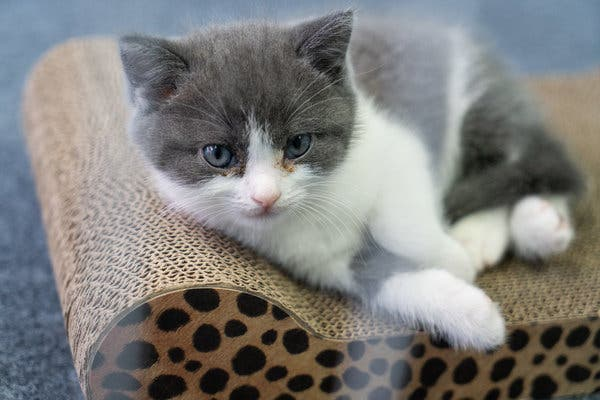
#> input picture studium/bildverarbeitung/image.jpg, 600 x 400 px
$ python 'Hraden_Moamen_88744 _Aufgabe1.py'
#> lines starting #> are read from the running program, lines starting #| are printed output that depends on the picture; after the words box and inside, x2 and y2 are one past the last pixel; in counts of white or black regions, pixels touching at a corner belong together
import cv2
import imutils
import numpy as np
class myclass:
    def __init__(self, imagename) :
        #bild lesen
#> called with imagename = 'image.jpg'
        self.image = cv2.imread(imagename)
#> self.image is the input picture: shape (400, 600, 3); mean B, G, R 125, 126.9, 127.4
        # bild spiegelung
        image_v = cv2.flip(self.image , 0)
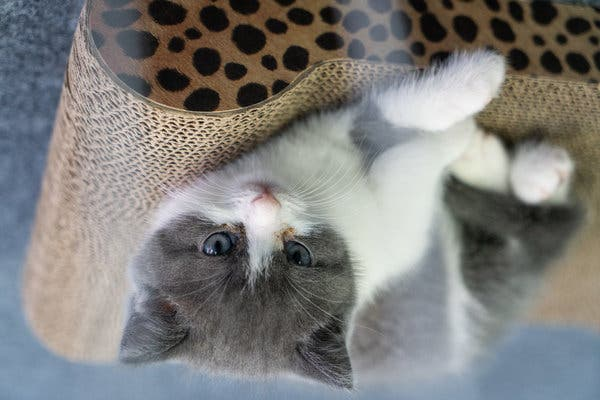
#> image_v: shape (400, 600, 3); mean B, G, R 125, 126.9, 127.4
        self.image = cv2.vconcat([image_v, self.image, image_v])
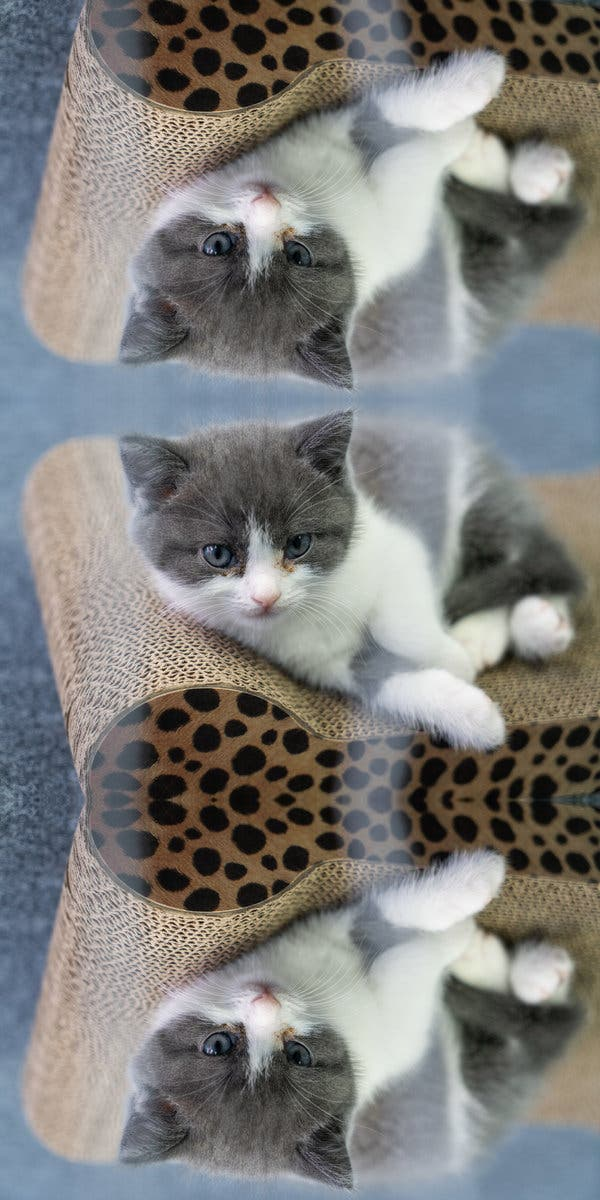
#> self.image: shape (1200, 600, 3); mean B, G, R 125, 126.9, 127.4
        image_h = cv2.flip(self.image, 1)
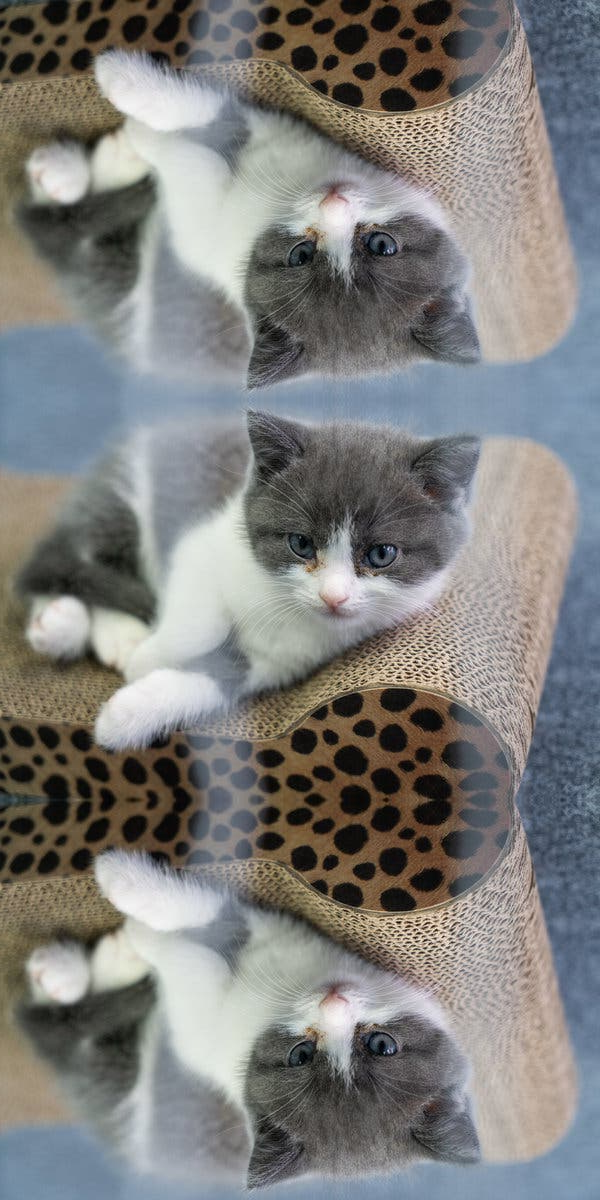
#> image_h: shape (1200, 600, 3); mean B, G, R 125, 126.9, 127.4
        self.image = cv2.hconcat([image_h, self.image, image_h])
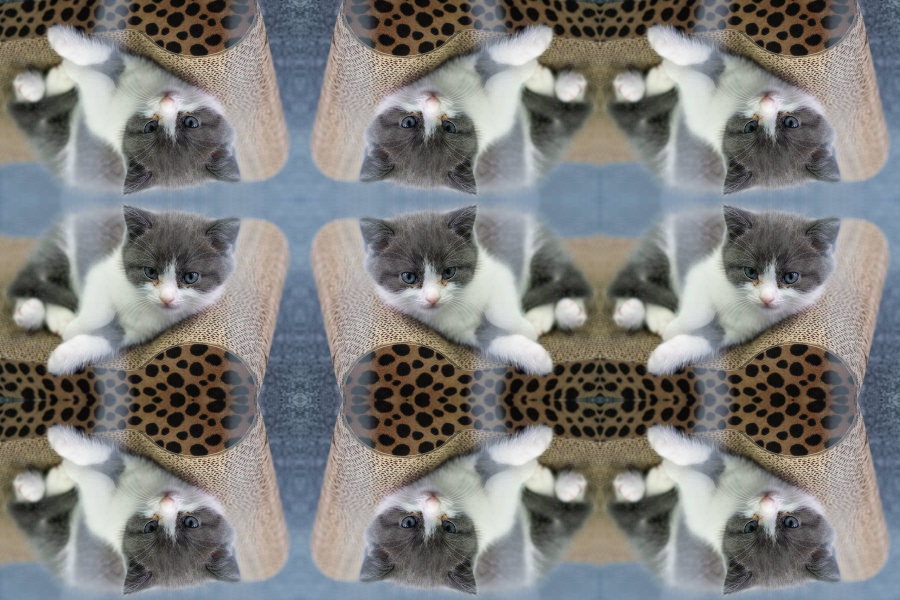
#> self.image: shape (1200, 1800, 3) (shown at 1/2 size); mean B, G, R 125, 126.9, 127.4
        # variablen :
        self.p1 = np.array([10, 10 ]) ; self.p2 = np.array([100, 100 ])
        self.index= 0
        self.copy = self.image.copy()

    def save(self):
        output = imutils.rotate(self.image, self.index)
        center = (self.p1 + self.p2) // 2
        a = center + [5, 0] ; b = center - [5, 0]
        c = center + [0, 5] ; d = center - [0, 5]
        output = cv2.rectangle(output,tuple(self.p1) , tuple(self.p2)  , (0,0,255), 1)
#> output: shape (1200, 1800, 3); 0.02% of pixels changed, all inside (x1, y1, x2, y2) = (10, 10, 101, 101)
        output = cv2.line(output,tuple(a) , tuple(b) ,(0,0,255),1)
#> output: shape (1200, 1800, 3); mean B, G, R 124.9, 126.9, 127.5
        output = cv2.line(output, tuple(c) , tuple(d) , (0,0,255),1 )
#> output: shape (1200, 1800, 3); mean B, G, R 124.9, 126.9, 127.5
        cv2.imshow("myW" , output)


    def increase(self):
        self.p1 -= 1 ;  self.p2 += 1
        self.save()

    def decrease(self):
        self.p1 += 1 ; self.p2 -= 1
        self.save()

    def up(self) :
        self.p1[1] -= 1 ; self.p2[1] -= 1
        self.save()

    def down(self):
        self.p1[1] += 1 ; self.p2[1] += 1
        self.save()

    def left(self):
        self.p1[0] -= 1 ; self.p2[0] -= 1
        self.save()

    def right(self):
        self.p1[0] += 1 ; self.p2[0] += 1
        self.save()

    def rotate_l(self):
        self.index += 1
        self.save()

    def rotate_r(self):
        self.index -= 1
        self.save()

    def schneiden(self, filename):
        image = imutils.rotate(self.copy, self.index)
        x1 = self.p1[0]; y1 = self.p1[1]
        x2 = self.p2[0]  ; y2 = self.p2[1]
        geschnitten = image[x1:x2 , y1:y2]
        cv2.imwrite(filename ,geschnitten)
        return geschnitten

    def ausgabe(self) :
        self.save()
        while True :
            k = cv2.waitKey(0)
#> (key x is pressed here)
            if k == ord('l'):
                self.rotate_l()

            elif k== ord('r'):
                self.rotate_r()

            elif k == ord('d'):
                self.right()

            elif k== ord('a') :
                self.left()

            elif k== ord('w') :
                self.up()

            elif k== ord('x') :
                self.down()
#> in save (call 2), `output = cv2.rectangle(output,tuple(self.p1) , tuple(self.p2)  , (0,0,..`: output: shape (1200, 1800, 3); 0.02% of pixels changed, all inside (x1, y1, x2, y2) = (10, 11, 101, 102)
#> in save (call 2), `output = cv2.line(output,tuple(a) , tuple(b) ,(0,0,255),1)`: output: shape (1200, 1800, 3); mean B, G, R 124.9, 126.9, 127.5
#> in save (call 2), `output = cv2.line(output, tuple(c) , tuple(d) , (0,0,255),1 )`: output: shape (1200, 1800, 3); mean B, G, R 124.9, 126.9, 127.5
            elif k==43 :
                self.increase()
            elif k==45 :
                self.decrease()
            elif k==ord("s"):
                filename = input("geben Sie der Filename : ")
                self.schneiden(filename)
            elif k== ord("q"):
                cv2.destroyAllWindows()
                break
            else :
                pass
p = myclass("image.jpg")
p.ausgabe()
#Hallo
